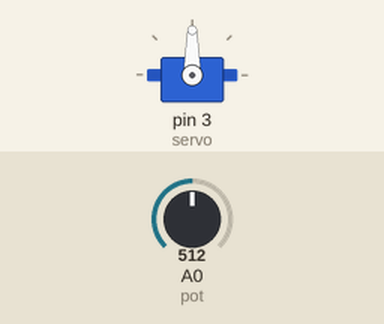
This sketch was run on a simulated Arduino Uno, built with avr-gcc and run on an emulated ATmega328P. Shown: servo. The inputs (shaded band) are chosen by the test bench; at power-on: A0 (pot) = 512. Servo pulses on a pin are drawn as a servo (544–2400 µs = 0–180°).

Above: at 1.2 s.
1.3 s: A0 (pot) set to 716
At 2.1 s:
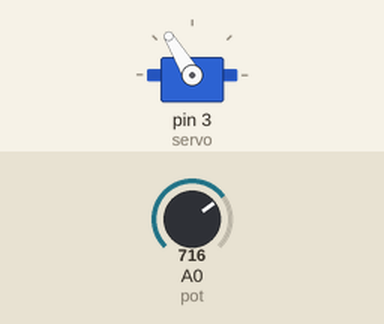
2.8 s: A0 (pot) set to 900
At 4.0 s:
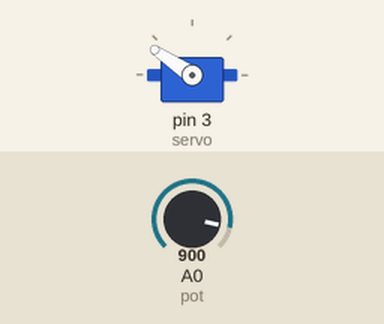
4.3 s: A0 (pot) set to 1023
At 5.5 s:
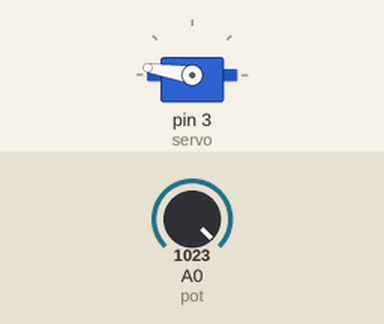
5.8 s: A0 (pot) set to 306
At 6.9 s:
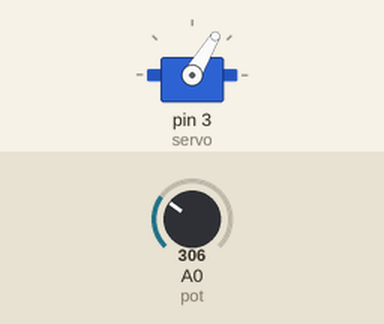
7.3 s: A0 (pot) set to 122
At 7.7 s:
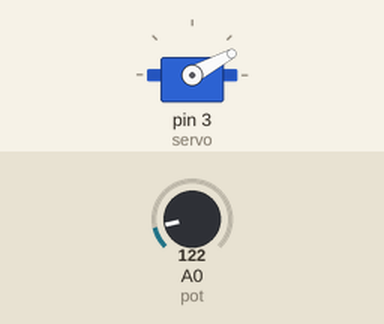
8.8 s: A0 (pot) set to 511
At 9.1 s:
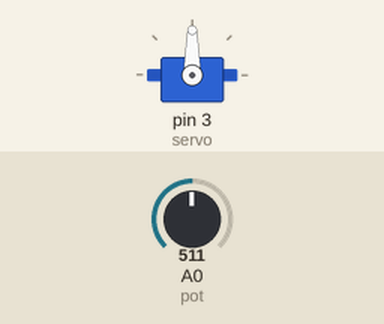
Timing chart, 0 to 11.3 s (numbered marks = the images above; inputs shaded):
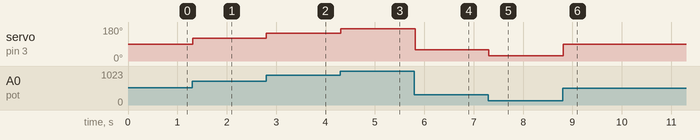

Measured:
- after the input at 1.3 s, servo on pin 3 (servo): 90° → 121° at once
- after the input at 2.8 s, servo on pin 3 (servo): 121° → 146° at once
- after the input at 4.3 s, servo on pin 3 (servo): 146° → 171° at once
- after the input at 5.8 s, servo on pin 3 (servo): 171° → 59° at once
- after the input at 7.3 s, servo on pin 3 (servo): 59° → 28° at once
- after the input at 8.8 s, servo on pin 3 (servo): 28° → 90° at once

The sketch:

ServoAnalogWrite.ino
```cpp
/*

          O objetivo deste programa é controlar o posicionamento de um Servo motor a partir da função analogWrite. Para isso, serão configurados alguns
      registrador do ATMega328P para que a frquênci a do PWM de saída seja alterada para uns 60Hz aproximadamente.

          Na simulação e na prática o circuito e o programa funcionaram perfeitamente.

*/

// Mapemento de hardware
#define servo 3
#define pot A0

// Funções auxiliares
void set_Frequencia(int opcao);

// Variáveis auxiliares
int adc = 0x00;

void setup() {

    pinMode(pot, INPUT);
    pinMode(servo, OUTPUT);

    TCCR2A = 0xA3;              // Configura o timer2 como fast PWM e desliga o modo de comparação
    set_frequencia(7);          // Seta a frequencia dos pwm's do Arduino em 60Hz
}

void loop() {

    adc = analogRead(pot);

    adc = map(adc, 0, 1023, 10, 35);

    OCR2B = adc;                // OCR2B é o registrador que controla o PWM do OC2B, que é o pino D3 do mcu e d3 do Arduíno
    //analogWrite(servo, adc);
}

/*

        Como o servo funciona com duty entre 0,6ms e 2,4ms, e a frequência do PWM configurada foi de aproximadamente 60Hz, então o período do PWM é
    16,67ms aproximadamente. Como o PWM tem resolução de 8bits, ele varia entra 0 e 255. Para descobrir qual valor do PWM equivale ao intervalo
    de período entra 0,6ms e 2,4ms, deve-se fazer uma regra de três:

        256 ----- 16,67ms
          x ----- 0,6ms
            x = 9,21
          Colocando um pouco acima do limite inferior, x = 10

        256 ----- 16,67ms
          x ----- 2,4ms
            x = 36,86
          Colocando um pouco abaixo do limite superior, x = 35

*/

void set_frequencia(int opcao){

    /*

        De acordo com a equação:

        freqPWM = Clock / (prescaler*256)

        Sendo prescaler configurado por TCCR2B, podendo ser 1, 8, 32, 64, 128, 256, 1024

        Usando, a equação acima, temos a seguinte tabela de frequencias para o PWM, de acordo com as opções de prescaler:

        Tabela:

        option  frequency

        1      62.5  kHz
        2       7.81 kHz
        3       1.95 kHz
        4     976.56  Hz
        5     488.28  Hz
        6     244.14  Hz
        7      61.03  Hz

    */

    TCCR2B = opcao;

}
```
